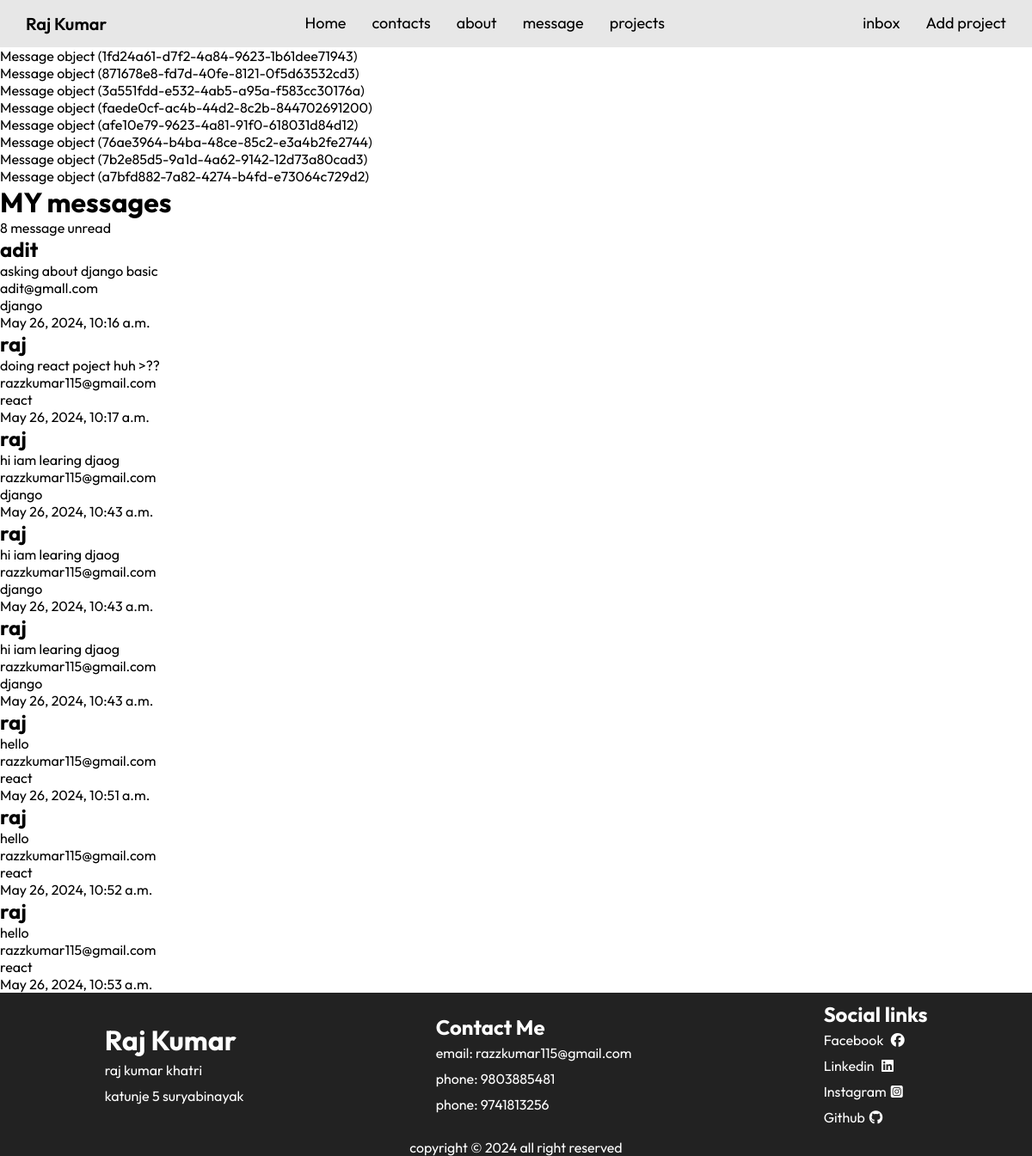
The page /inbox/ (signed in) on the database its author committed.
### base/models.py (models this page shows)
class Message(models.Model):
    name= models.CharField(max_length=200)
    email = models.CharField(max_length=200)
    created = models.DateTimeField(auto_now_add = True)
    subject = models.CharField(max_length = 200, null=True)
    body = models.TextField()
    is_read = models.BooleanField(default=False)
    id = models.UUIDField(default= uuid.uuid4, unique=True, primary_key=True)

### base/views.py (the view)
# urls.py: path("inbox/", views.inbox, name="inbox"),
def inbox(request):
    messages = Message.objects.all().order_by('is_read')
    unread = Message.objects.filter(is_read = False).count()
    context = {"messages": messages, 'unread':unread}
    return render(request, 'base/inbox.html', context)

### base/templates/base/inbox.html
{% extends 'base/main.html' %}
{% load static %}
{% block content %}
<h1>  MY messages </h1>
<div class ="message container">
   <p> {{unread}} message unread</p>
    {% for message in messages %}
    <div class="message">
        <h2> {{message.name}} </h2>
        <p>{{message.body}}</p>
        <p> {{message.email}}</p>
        <p> {{message.subject}}</p>
        <p>{{message.created}}</p>
    {% endfor %}
    </div>
</div>
{% endblock %}

### base/templates/base/main.html (shortened to what this page needs)
{% load static %}
<!DOCTYPE html>
<html lang="en">
<head>
    <link rel="stylesheet" href="{% static 'css/home.css' %}">
    <link rel="stylesheet" href="https://cdnjs.cloudflare.com/ajax/libs/font-awesome/6.5.2/css/all.min.css" />
</head>
<body>
    <nav>
        <div class="nav-container">
            <div class="nav-logo">
                <p>Raj Kumar</p>
            </div>
            <div class ="nav-co">
            <div class=" nav-menu" id="nav-menu">
                <ul class="nav-item">
                    <li> <a href="{% url 'home' %}">Home</a></li>
                    <li><a href="#contact">contacts</a></li>
                    <li><a href="#about">about</a></li>
                    <li><a href="#message">message</a></li>
                    <li > <a href="#project">projects</a></li>
                </ul>
            </div>
            </div>
            <div class="nav-user">
                {% if request.user.is_authenticated %}
                <ul class="nav-item">
                    <li>inbox</li>
                    <li> <a href="{% url 'addproject' %}">Add project</a></li>
                </ul>
                {% endif %}
            </div>
        </div>
    </nav>
    {% if messages %}
    <ul class="messages">
        {% for message in messages %}
        <li{% if message.tags %} class="{{ message.tags }}"{% endif %}>{{ message }}</li>
        {% endfor %}
    </ul>
    {% endif %}
    {% block content %}
    {% endblock %}
    <footer>
        <div class="footer-container">
            <div class="footer-left footers">
                <h1>Raj Kumar</h1>
                <p>raj kumar khatri</p>
                <p>katunje 5 suryabinayak</p>
            </div>
            <div class="footer-center footers">
                <h2>Contact Me</h2>
                <p> email: razzkumar115@gmail.com</p>
                <p>phone: 9803885481</p>
                <p>phone: 9741813256</p>
            </div>
            <div class="footer-right footers" id="contact">
                <h2>Social links</h2>
                <p>Facebook <a href="https://www.facebook.com/profile.php?id=100090196136920"><i class="fa-brands fa-facebook"></a></i></p>
                <p>Linkedin <a href="https://www.linkedin.com/in/raj-kumar-51096b224/" ><i class="fa-brands fa-linkedin"></i></a></p>
                <p>Instagram<a href="https://www.instagram.com/its__rajkumar/"><i class="fa-brands fa-square-instagram"></i></a></p>
                <p>Github<a href="https://github.com/adit10niraula"><i class="fa-brands fa-github"></i></a></p>
            </div>
        </div>
        <p>copyright © 2024 all right reserved</p>
    </footer>
</body>
</html>

### static/css/home.css (style rules this page uses)
* { margin:0; padding: 0; box-sizing: border-box; font-family: "Outfit", sans-serif; }
a { text-decoration: none; color:black; }
.nav-container { display: flex; justify-content: space-between; padding:15px 30px; background-color: #e5e5e5e5; }
.nav-logo p { font-size: 20px; text-transform: capitalize; font-weight: 600; cursor: pointer; }
.nav-item { display: flex; gap:30px; }
.nav-item li { list-style: none; font-size:18px; cursor: pointer; }
footer { display: flex; flex-direction: column; align-items: center; background-color: rgb(34, 34, 34); color:white; }
.footer-container { display: flex; justify-content: space-around; width: 100%; align-items: center; padding: 10px; }
.footers p { padding: 5px 0; }
.footers i { color: white; margin-left: 5px; }

### rows shown on the page
Message: id "Message object (1fd24a61-d7f2-4a84-9623-1b61dee71943)", name "adit", body "asking about django basic", email "adit@gmall.com", subject "django", created "May 26, 2024, 10:16 a.m."
Message: id "Message object (871678e8-fd7d-40fe-8121-0f5d63532cd3)", name "raj", body "doing react poject huh >??", email "razzkumar115@gmail.com", subject "react", created "May 26, 2024, 10:17 a.m."
Message: id "Message object (3a551fdd-e532-4ab5-a95a-f583cc30176a)", name "raj", body "hi iam learing djaog", email "razzkumar115@gmail.com", subject "django", created "May 26, 2024, 10:43 a.m."
Message: id "Message object (faede0cf-ac4b-44d2-8c2b-844702691200)", name "raj", body "hi iam learing djaog", email "razzkumar115@gmail.com", subject "django", created "May 26, 2024, 10:43 a.m."
Message: id "Message object (afe10e79-9623-4a81-91f0-618031d84d12)", name "raj", body "hi iam learing djaog", email "razzkumar115@gmail.com", subject "django", created "May 26, 2024, 10:43 a.m."
Message: id "Message object (76ae3964-b4ba-48ce-85c2-e3a4b2fe2744)", name "raj", body "hello", email "razzkumar115@gmail.com", subject "react", created "May 26, 2024, 10:51 a.m."
Message: id "Message object (7b2e85d5-9a1d-4a62-9142-12d73a80cad3)", name "raj", body "hello", email "razzkumar115@gmail.com", subject "react", created "May 26, 2024, 10:52 a.m."
Message: id "Message object (a7bfd882-7a82-4274-b4fd-e73064c729d2)", name "raj", body "hello", email "razzkumar115@gmail.com", subject "react", created "May 26, 2024, 10:53 a.m."

### other values the page prints
{{ unread }} "8"
